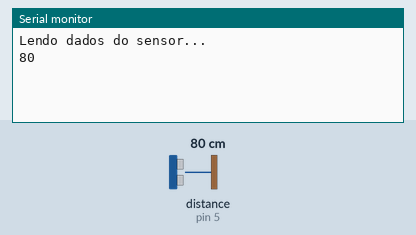
A sketch run on a simulated Arduino Uno, built with avr-gcc and run on an emulated ATmega328P. Parts: the last lines printed to the serial monitor. The inputs (shaded band) are chosen by the test bench; at power-on: distance to the obstacle (sensor on pin 5) 80 cm. The echo pulse lasts 58.3 µs per cm.

Above: at 18.0 s.
18.1 s: distance to the obstacle (sensor on pin 5) set to 2 cm
At 21.4 s:
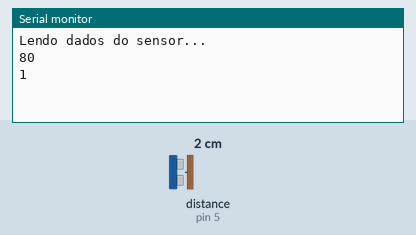
33.1 s: distance to the obstacle (sensor on pin 5) set to 4 cm
At 41.4 s:
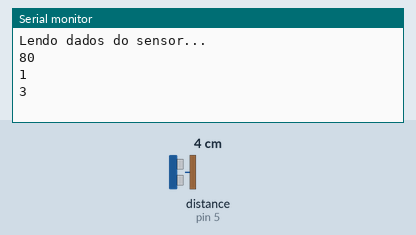

The sketch:

ultrasonicoPython.ino
```cpp
//Carrega a biblioteca do sensor ultrassonico
#include <Ultrasonic.h>

//Define os pinos para o trigger e echo
#define pino_trigger 8
#define pino_echo 5

//Inicializa o sensor nos pinos definidos acima
Ultrasonic ultrasonic(pino_trigger, pino_echo);

void setup()
{
  Serial.begin(9600);
  Serial.println("Lendo dados do sensor...");
}

void loop()
{
  //Le as informacoes do sensor, em cm e pol
  float cmMsec;
  long microsec = ultrasonic.timing();
  //  inMsec = ultrasonic.convert(microsec, Ultrasonic::IN);
  cmMsec = ultrasonic.convert(microsec, Ultrasonic::CM);

  //Exibe informacoes no serial monitor
  Serial.println(int(cmMsec));
  delay(20000);
}
```

Measured:
- after the input at 18.1 s, the serial monitor: prints a new line after 1.9 s (image 1)
- after the input at 33.1 s, the serial monitor: prints a new line after 6.9 s (image 2)
